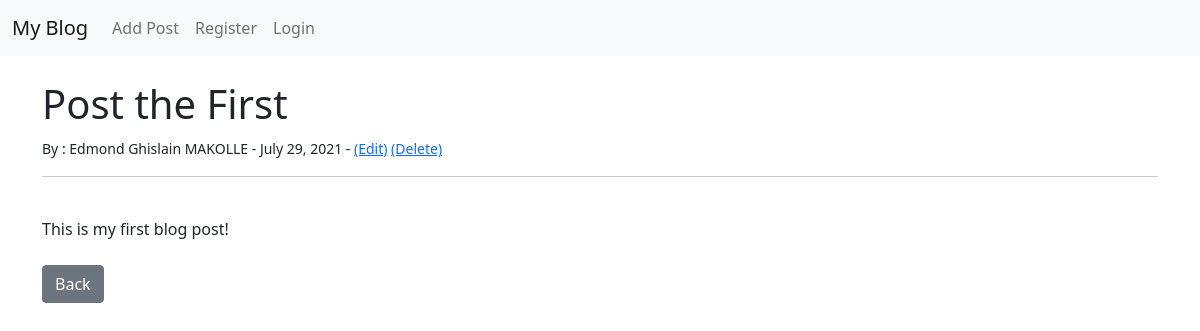
/article/1, run on an earlier commit of the app's database.
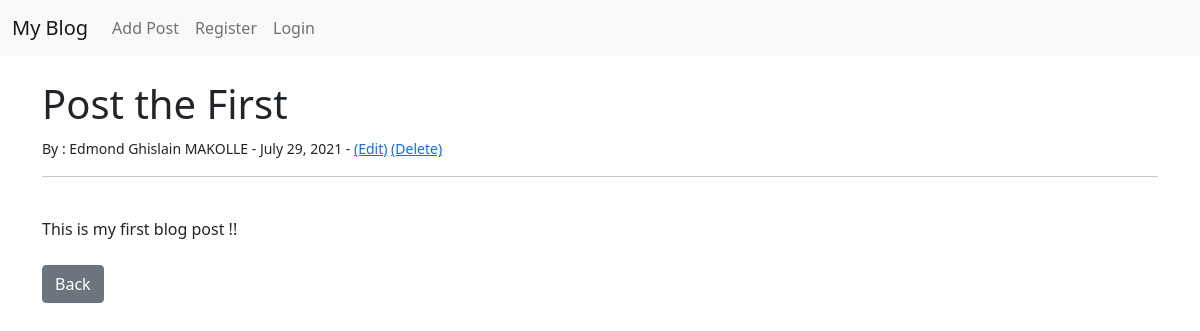
And on a later commit of the database.
### theblog/models.py (models this page shows, shortened)
class Post (models.Model):
    title = models.CharField(max_length=255)
    author = models.ForeignKey(User, on_delete=models.CASCADE)
    body = models.TextField()
    post_date = models.DateField(auto_now_add=True)

### theblog/views.py (the view)
# urls.py: path('article/<int:pk>', ArticleDetailView.as_view(), name="article-detail"),
class ArticleDetailView(DetailView):
    model = Post
    template_name = 'article_details.html'

### theblog/templates/article_details.html (shortened to what this page needs)
{% extends 'base.html' %}
{% block content %}
    <h1> {{ post.title }} </h1>
    <small>By :
        {{ post.author.first_name }}
        {{ post.author.last_name }} -
        {{ post.post_date }} -
        <a href="{% url 'edit-post' post.pk %}">(Edit)</a>
        <a href="{% url 'delete-post' post.pk %}">(Delete)</a>
    </small><br>
    <hr>
    <br>
    {{ post.body }}
    <br><br>
    <a href="{% url 'home' %}" class="btn btn-secondary">Back</a>
{% endblock %}

What changed in the data, as far as the page shows it:
changed Post "Post the First": body "This is my first blog post!" → "This is my first blog post !!"
